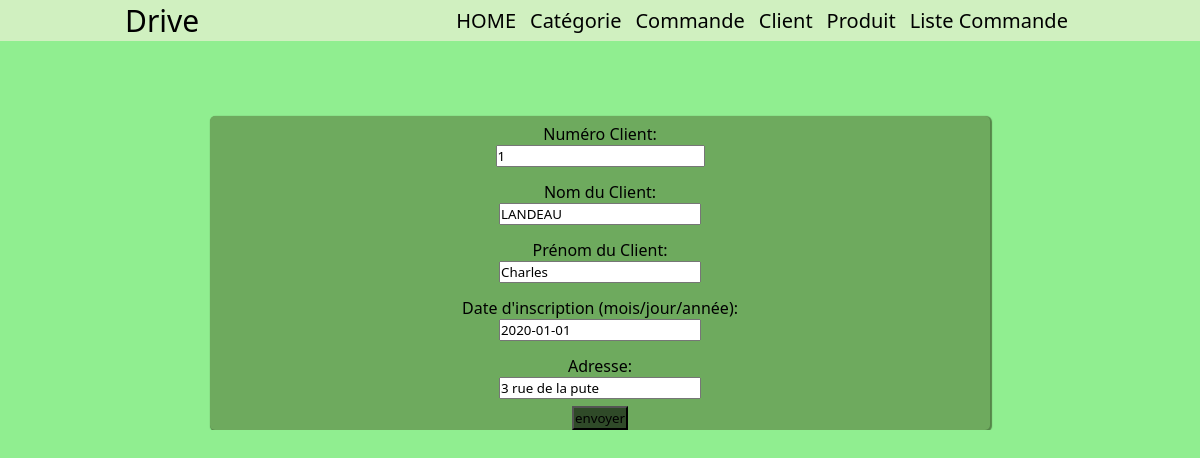
The page /drive/update-client/1/ on the database its author committed.
### drive/models.py (models this page shows, shortened)
class client(models.Model):
    num_client = models.BigIntegerField(null=True)
    nom = models.CharField(max_length=100)
    prenom = models.CharField(max_length=100)
    date_inscription = models.DateField()
    adresse = models.CharField(max_length=100)
    def dictionnaire(self):
        return {"num_client":self.num_client,"nom":self.nom,"prenom":self.prenom,"date_inscription":self.date_inscription,"adresse":self.adresse}

### drive/views.py (the view)
# urls.py: path('drive/update-client/<int:id>/', views.update_client),
def update_client(request, id):
	client = models.client.objects.get(pk=id)
	form = Client(client.dictionnaire())
	return render(request,'client/formulaire_client.html',{"form_client": form, "id_client":id})

### drive/forms.py
class Client(ModelForm):
	class Meta:
		model = models.client
		fields = ('num_client', 'nom', 'prenom', 'date_inscription','adresse')
		labels = {
			'num_client' : _('Numéro Client'),
			'nom' : _("Nom du Client"),
			'prenom' : _('Prénom du Client'),
			'date_inscription' : _("Date d'inscription (mois/jour/année)"),
			'adresse' : _("Adresse")
			}

### drive/templates/client/formulaire_client.html (shortened to what this page needs)
{% extends "index.html" %}
{% block content %}
    {% if id_client == none %}
        <form method="post" action="/drive/traitement-client/">
    {% else %}
        <form method="post" action="/drive/updatetraitement-client/{{id_client}}/">
    {% endif %}
    {{ form_client.as_ul }}
    <input class="submit-input" type="submit" value="envoyer"\>
    {% endblock %}

### drive/static/categorie/main.css (style rules this page uses)
* { box-sizing:border-box; padding:0; margin:0; font-weight:1; color: black; overflow-x:hidden; }
body { background-color:#90EE90;font-family:system-ui,arial;display:flex;align-items:center;flex-direction:column; }
form { background-color:#6eaa5e; display:flex; justify-content:center; flex-direction:column; align-items:center; margin-top:75px; width:65vw; border-radius:5px; box-shadow:1px 1px 1px 1px #558549; }
form > li { list-style-type:none; display:flex; flex-direction:column; align-items:center; padding:7px; }
li { list-style-type:none; padding:7px; }
label { font-family:system-ui,arial; }
input[type=submit],button, button a { background:#2f4a28; font-family:system-ui,arial; padding: 1px 1px 1px 1px; text-decoration: none; }
input[type=text],input[type=number],textarea,select,option { color:black; font-family:system-ui,arial; }

### rows shown on the page
client: num_client "1", nom "LANDEAU", prenom "Charles", date_inscription "2020-01-01", adresse "3 rue de la pute"
